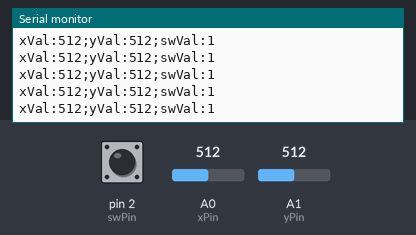
This sketch was run on a simulated Arduino Uno, built with avr-gcc and run on an emulated ATmega328P. On the bench: the last lines printed to the serial monitor. The inputs (shaded band) are chosen by the test bench; at power-on: A0 (xPin) = 512, A1 (yPin) = 512, pin 2 (swPin) HIGH.

Above: at 1.2 s.
1.3 s: A0 (xPin) set to 11
At 2.1 s:
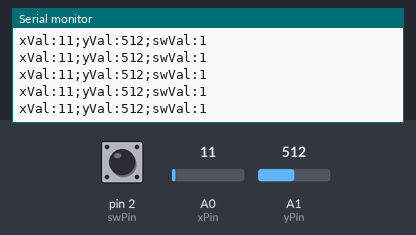
4.3 s: A0 (xPin) set to 8
At 5.2 s:
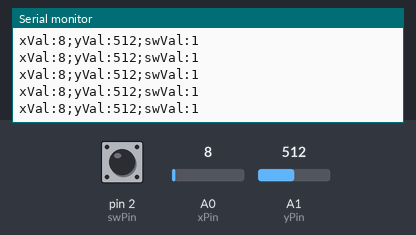
7.3 s: A1 (yPin) set to 106
At 8.1 s:
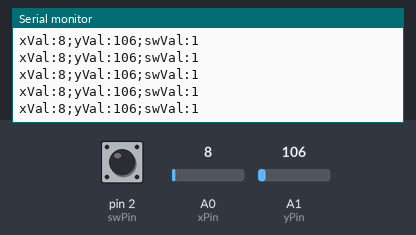
10.3 s: A1 (yPin) set to 89
At 11.3 s:
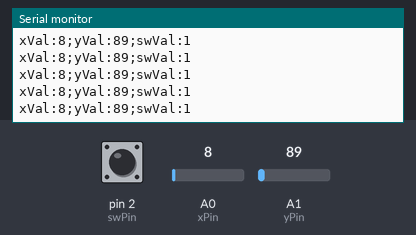
Timing chart, 0 to 13.3 s (numbered marks = the images above; inputs shaded):
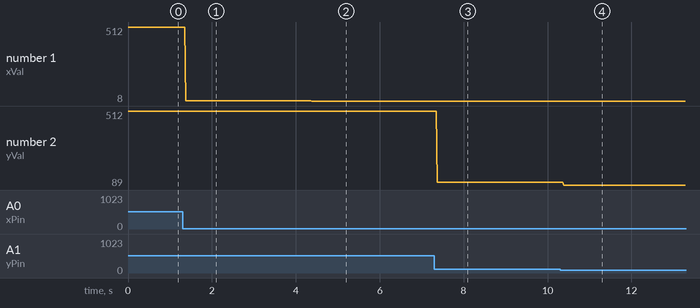

Measured:
- after the input at 1.3 s, the serial monitor: prints a new line after 0.08 s (image 1)
- after the input at 4.3 s, the serial monitor: prints a new line after 0.08 s (image 2)
- after the input at 7.3 s, the serial monitor: prints a new line after 0.07 s (image 3)
- after the input at 10.3 s, the serial monitor: prints a new line after 0.08 s (image 4)
- plotted number 1: 512 → 11 after the input at 1.3 s, 11 → 8 after the input at 4.3 s
- plotted number 2: 512 → 106 after the input at 7.3 s, 106 → 89 after the input at 10.3 s

The sketch:

lab7part2.ino
```cpp
const int xPin = A0;
const int yPin = A1;
const int swPin = 2;

void setup()
{
  pinMode(xPin, INPUT);
  pinMode(yPin, INPUT);
  pinMode(swPin, INPUT_PULLUP);
  Serial.begin(9600);
}

void loop()
{

  int x = analogRead(xPin);
  int y = analogRead(yPin);
  int sw = digitalRead(swPin);

  //Serial.print("xVal:435;yVal:957;swVal:0");
  Serial.print("xVal:");
  Serial.print(x);
  Serial.print(";yVal:");
  Serial.print(y);
  Serial.print(";swVal:");
  Serial.println(sw);
}
```
